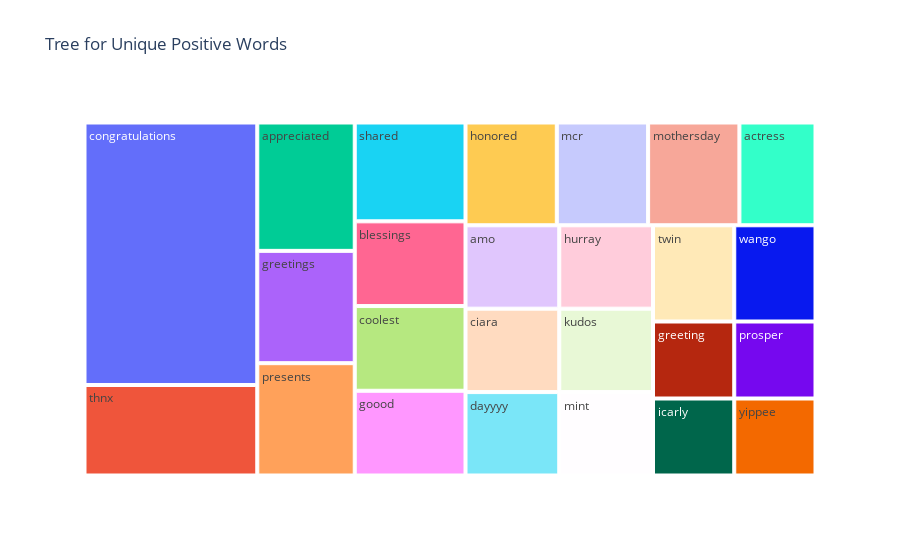

The notebook cell this image was saved under:
### Markdown cell above
**Treemap for unique positive words**

### Code cell
fig = px.treemap(Unique_positive, path=['words'], values='count',title='Tree for Unique Positive Words')
fig.show()

### Figure 1 — Plotly figure (JSON) as saved in the notebook; plotly's stock layout.template omitted (floating-point values rounded to 4 significant figures)
{"data": [{"branchvalues": "total", "domain": {"x": [0, 1], "y": [0, 1]}, "hovertemplate": "labels=%{label}<br>count=%{value}<br>parent=%{parent}<br>id=%{id}<extra></extra>", "ids": ["actress", "amo", "appreciated", "blessings", "ciara", "congratulations", "coolest", "dayyyy", "goood", "greeting", "greetings", "honored", "hurray", "icarly", "kudos", "mcr", "mint", "mothersday", "presents", "prosper", "shared", "thnx", "twin", "wango", "yippee"], "labels": ["actress", "amo", "appreciated", "blessings", "ciara", "congratulations", "coolest", "dayyyy", "goood", "greeting", "greetings", "honored", "hurray", "icarly", "kudos", "mcr", "mint", "mothersday", "presents", "prosper", "shared", "thnx", "twin", "wango", "yippee"], "name": "", "parents": ["", "", "", "", "", "", "", "", "", "", "", "", "", "", "", "", "", "", "", "", "", "", "", "", ""], "values": [5, 5, 8, 6, 5, 29, 6, 5, 6, 4, 7, 6, 5, 4, 5, 6, 5, 6, 7, 4, 7, 10, 5, 5, 4], "type": "treemap"}], "layout": {"legend": {"tracegroupgap": 0}, "title": {"text": "Tree for Unique Positive Words"}, "autosize": true}}
